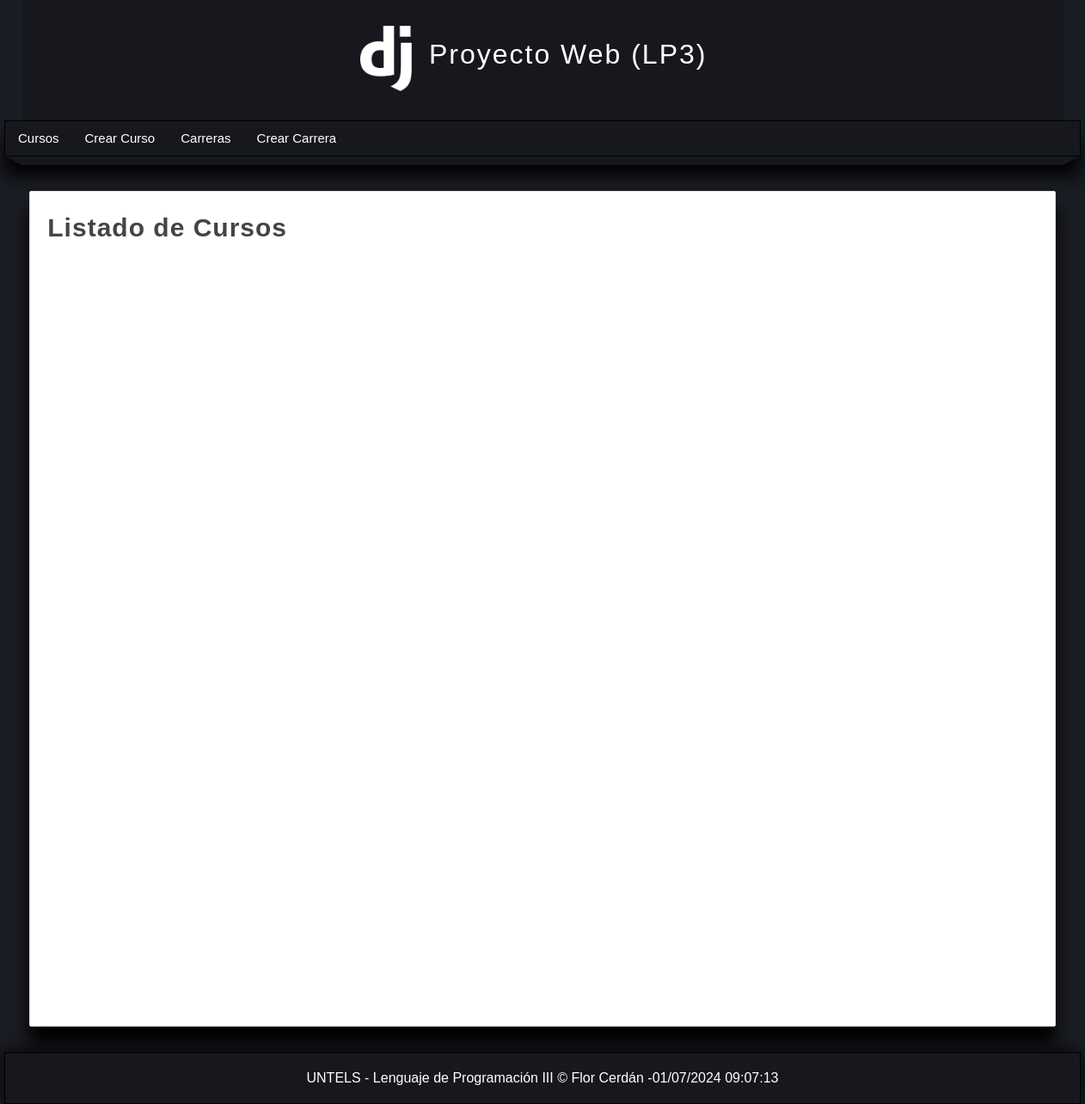
Before: / with the older database file.
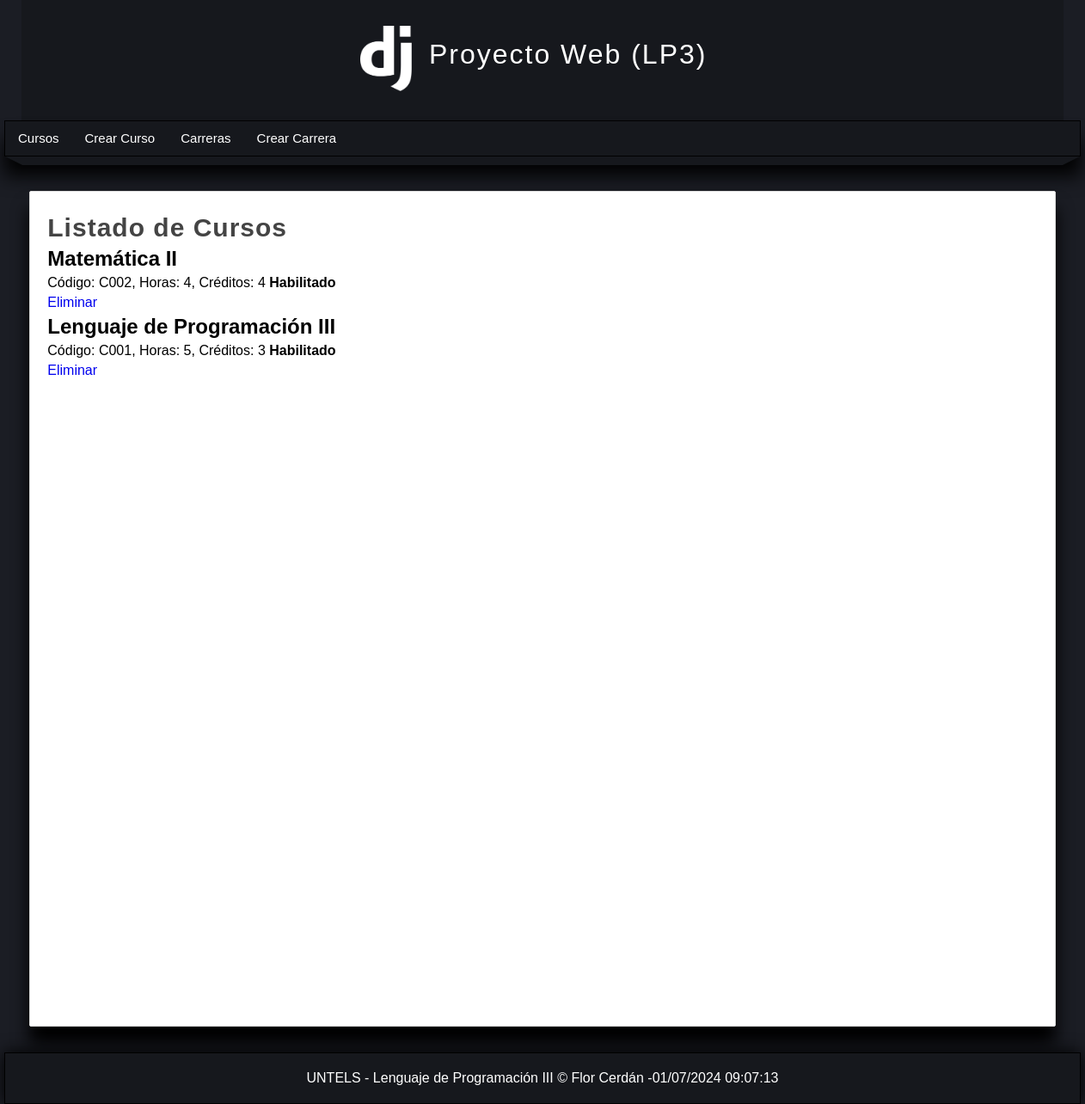
After: the same page with the newer database file.
### miapp/models.py (models this page shows, shortened)
class Course(models.Model):
    idcourse = models.AutoField(primary_key=True)
    code = models.CharField(max_length=10, unique=True, verbose_name="Codigo")
    name = models.CharField(max_length=100, verbose_name="Nombre")
    hour = models.IntegerField(verbose_name="Horas")
    credits = models.IntegerField(verbose_name="Créditos")
    state = models.BooleanField(default=True, verbose_name="Estado")
    create = models.DateTimeField(auto_now_add=True)
    update = models.DateTimeField(auto_now=True)

### miapp/views.py (the view)
# urls.py: path('', views.listar_cursos, name = "listar_cursos"),
def listar_cursos(request):
    course = Course.objects.all();
    return render(request, 'listar_cursos.html',{
        'cursos': course,
        'titulo': 'Listado de Cursos'
    })

### miapp/templates/listar_cursos.html (shortened to what this page needs)
{% extends 'layout.html' %}
{% block content %}
  <h1 class="title">{{ titulo }}</h1>
  {% for curso in cursos %}
    <div class="curso-item">
      <div class="data">
        <h2>{{ curso.name }}</h2>
        <span class="date">Código: {{ curso.code }}, Horas: {{ curso.hour }}, Créditos: {{ curso.credits }}</span>
        {% if curso.state %}
          <strong>Habilitado</strong>
        {% else %}
          <strong>Deshabilitado</strong>
        {% endif %}
        <p>
          <a href="{% url 'eliminar_curso' id=curso.idcourse %}" class="btn btn-delete">Eliminar</a>
        </p>
      </div>
    </div>
  {% endfor %}
{% endblock %}

### miapp/templates/layout.html (shortened to what this page needs)
<!DOCTYPE html>
<html lang="es">
  <head>
    {% load static %}
    <link rel="stylesheet" type="text/css" href="{% static 'css/style.css' %}" />
  </head>
  <body>
    <header>
      <div id="logotipo">
        <img src="{% static 'images/django-logo-white.png' %}" />
        <h1>Proyecto Web (LP3)</h1>
      </div>
    </header>
    <nav>
      <ul>
        <li>
          <a href="{% url 'listar_cursos' %}">Cursos</a>
        </li>
        <li>
          <a href="{% url 'create_curso' %}">Crear Curso</a>
        </li>
        <li>
          <a href="{% url 'listar_carreras' %}">Carreras</a>
        </li>
        <li>
          <a href="{% url 'create_carrera' %}">Crear Carrera</a>
        </li>
      </ul>
    </nav>
    <div class="barra">
      <span class="esquina-izquierda"></span>
      <span class="relleno-barra"></span>
      <span class="esquina-derecha"></span>
    </div>
    <div id="content">
      <div class="box">
        {% block content %}{% endblock %}
      </div>
    </div>
    <footer>
      UNTELS - Lenguaje de Programación III &copy; Flor Cerdán -{% now 'd/m/Y h:m:s' %}
    </footer>
  </body>
</html>

### miapp/static/css/style.css (style rules this page uses)
* { margin: 0px; padding: 0px; font-family: Arial, Helvetica, sans-serif; text-decoration: none; }
body { background-color: #1B1D24; }
header { width: 1212px; height: 140px; background-color: #16181D; margin: 0 auto; }
#logotipo { width: 35%; height: 130px; margin: 0 auto; padding-top: 10px; }
#logotipo img { display: block; width: 60px; float: left; margin-top: 20px; }
#logotipo h1 { display: block; float: left; margin-top: 35px; margin-left: 20px; letter-spacing: 2px; font-weight: lighter; color: white; }
nav { width: 1250px; height: 40px; margin: 0 auto; background-color: #16181D; border: 1px solid black; box-shadow: 0px 22px 22px black; font-size: 15px; }
nav ul { list-style: none; text-decoration: none; }
nav ul li { line-height: 40px; float: left; }
nav ul li a { display: block; padding-left: 15px; padding-right: 15px; color: white; }
.barra { width: 1250px; margin: 0 auto; }
.esquina-izquierda { display: block; border-left: 20px solid transparent; border-top: 10px solid #16181D; float: left; }
.esquina-derecha { display: block; border-right: 20px solid transparent; border-top: 10px solid #16181D; float: right; }
.relleno-barra { display: block; width: 1210px; height: 10px; background: #16181D; float: left; }
#content { width: 1212px; min-height: 930px; margin: 0 auto; margin-bottom: 30px; margin-top: 40px; }
.title { color: #444; letter-spacing: 1px; font-size: 30px; margin-bottom: 4px; margin-top: 5px; }
footer { width: 1250px; background-color: #16181D; border: 1px solid black; color: white; text-align: center; margin: 0 auto; padding-top: 20px; padding-bottom: 20px; box-shadow: 0px 0px 20px black; }
.box p, .box h2, .box h3, .box ul { margin-bottom: 5px; margin-top: 5px; }
.box { background: white; width: 95%; min-height: 930px; padding: 20px; border: 1px solid #ddd; border-radius: 2px; margin: 0 auto; box-shadow: 0px 20px 20px black; }

Changed rows visible on the page:
added Course: name "Matemática II", code "C002", hour "4", credits "4", state "Habilitado"
added Course: name "Lenguaje de Programación III", code "C001", hour "5", credits "3", state "Habilitado"
